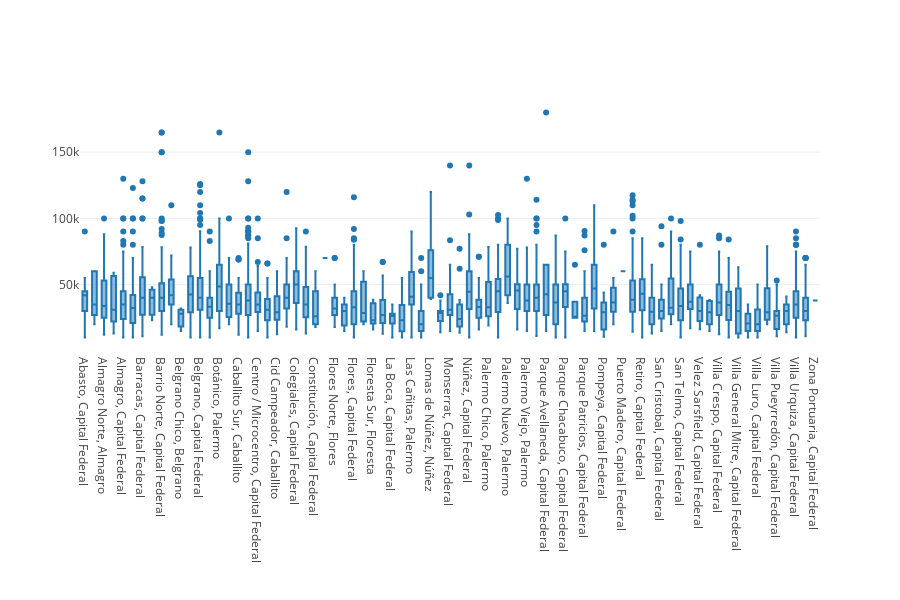

Notebook cell for this chart:
### Code cell
fig = go.Figure()
fig.add_trace(go.Box(x = df_ars["Location"],y = df_ars["Expensas"]))
fig.update_layout(template = None, height = 600, margin = {'b':250})
fig.update_xaxes(type = "category")

### Figure 1 — Plotly figure (JSON) as saved in the notebook; plotly's stock layout.template omitted (floating-point values rounded to 4 significant figures; data arrays with more than 128 entries replaced by an {"elided": "..."} marker saying what was removed)
{"data": [{"type": "box", "x": {"elided": "3434 str values"}, "y": {"elided": "3434 int values"}}], "layout": {"height": 600, "margin": {"b": 250}, "xaxis": {"type": "category"}}}
